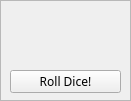
  <widget class="QFrame" name="dados">
   <property name="geometry">
    <rect>
     <x>580</x>
     <y>290</y>
     <width>131</width>
     <height>101</height>
    </rect>
   </property>
   <property name="frameShape">
    <enum>QFrame::StyledPanel</enum>
   </property>
   <property name="frameShadow">
    <enum>QFrame::Raised</enum>
   </property>
   <widget class="QLabel" name="dado1">
    <property name="geometry">
     <rect>
      <x>10</x>
      <y>10</y>
      <width>51</width>
      <height>51</height>
     </rect>
    </property>
    <property name="text">
     <string/>
    </property>
    <property name="scaledContents">
     <bool>true</bool>
    </property>
   </widget>
   <widget class="QLabel" name="dado2">
    <property name="geometry">
     <rect>
      <x>70</x>
      <y>10</y>
      <width>51</width>
      <height>51</height>
     </rect>
    </property>
    <property name="text">
     <string/>
    </property>
    <property name="scaledContents">
     <bool>true</bool>
    </property>
   </widget>
   <widget class="QPushButton" name="pushButton">
    <property name="geometry">
     <rect>
      <x>10</x>
      <y>70</y>
      <width>111</width>
      <height>23</height>
     </rect>
    </property>
    <property name="font">
     <font>
      <family>Kabel</family>
      <weight>50</weight>
      <bold>false</bold>
     </font>
    </property>
    <property name="text">
     <string>Roll Dice!</string>
    </property>
   </widget>
  </widget>
